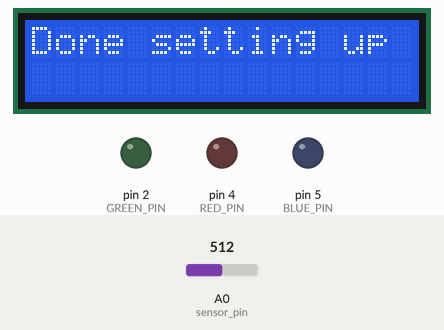
The sketch below on a simulated Arduino Uno, built with avr-gcc and run on an emulated ATmega328P. Shown: 16×2 character LCD, output pins drawn as LEDs (lit = HIGH). The test bench sets the inputs (shaded band); at power-on: A0 (sensor_pin) = 512. Pins used as bus, display or sensor lines are not drawn; what the sketch prints to the serial monitor is not drawn.

Above: at 0.1 s.
At 15.1 s:
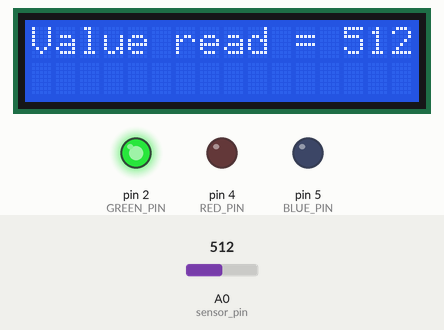
At 16.1 s:
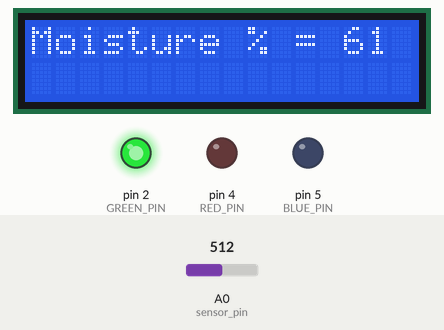
At 26.1 s:
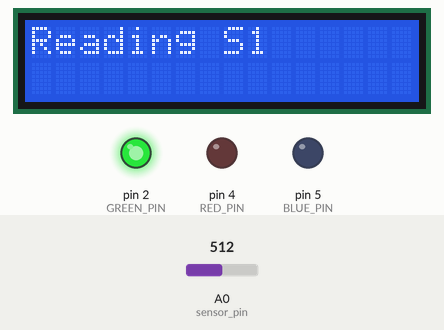
At 31.2 s:
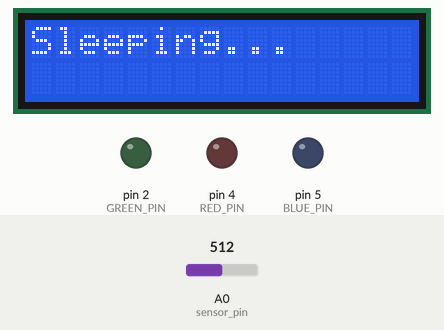
At 36.2 s:
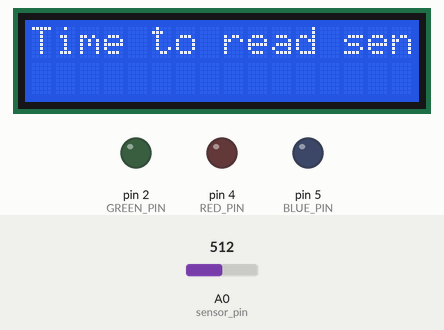
Timing chart, 0 to 38.6 s (numbered marks = the images above):
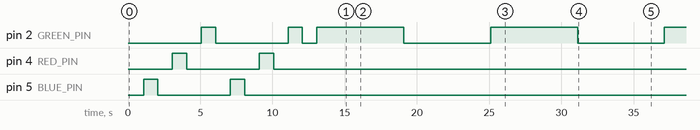

The sketch:

soil_moisture_sensor_v1.ino
```cpp
/*
 * Soil moisture sensor program
 * Kevin Orey
 */

#include <LiquidCrystal.h>

//Defines for lcd screen
#define db7 6
#define db6 7
#define db5 8
#define db4 9
#define rs 12
#define en 11

LiquidCrystal lcd(rs,en,db4,db5,db6,db7);

#define sensor_pin A0
int output_value;

/*
 * Use defines to save 4 bytes of int
 */
#define RED_PIN 4
#define BLUE_PIN 5
#define GREEN_PIN 2
#define MOISTURE_SENSOR_1 3
#define NO_MOISTURE 1003
#define SATURATED_SOIL 200
#define NEED_TO_WATER_LEVEL 50

#define SLEEP_TIME 5000
#define LCD_SLEEP_TIME 1000

void setup() {

  //Setup lcd screen
  lcd.begin(16,2);
  lcd.print("Starting program");

  //Setting up serial to port 9600 to help get println for debug
  Serial.begin(9600);

  Serial.println(F("Setting up pins"));

  //Setting up pin 5 for blue led
  pinMode(BLUE_PIN, OUTPUT);

  //Setting up pin 4 for red led
  pinMode(RED_PIN, OUTPUT);

  //Setting up pin 3 for moisture sensor power
  pinMode(MOISTURE_SENSOR_1, OUTPUT);

  //Setting up pin 2 for green led
  pinMode(GREEN_PIN, OUTPUT);

  //Setting up pin A0 for analog moisture sensor reading
  pinMode(sensor_pin, INPUT);

  //Turning off all by default
  digitalWrite(BLUE_PIN, LOW);
  digitalWrite(RED_PIN, LOW);
  digitalWrite(MOISTURE_SENSOR_1, LOW);
  digitalWrite(GREEN_PIN, LOW);


  Serial.println(F("Done setting up pins"));

  lcd.clear();
  lcd.print("Done setting up pins");

}

int count = 0;

int startCounter = 0;

void loop() {
  // put your main code here, to run repeatedly:

  if ( startCounter == 0 )
  {
    lcd.print("Starting program");
    delay(LCD_SLEEP_TIME);
    lcd.clear();

    Serial.println(F("Starting of program"));
    startCounter++;
  }

  while ( count < 2)
  {
    Serial.println(F("In while loop for lights"));

    digitalWrite(BLUE_PIN, HIGH);
    delay(1000);

    digitalWrite(BLUE_PIN, LOW);
    delay(1000);

    digitalWrite(RED_PIN, HIGH);
    delay(1000);

    digitalWrite(RED_PIN, LOW);
    delay(1000);

    digitalWrite(GREEN_PIN, HIGH);
    delay(1000);

    digitalWrite(GREEN_PIN, LOW);
    delay(1000);

    count++;
  }

  Serial.println(F("Setting digital pin 3 high"));

  //Turn of green led light to indicate a read is taking place
  digitalWrite(GREEN_PIN, HIGH);

  //Turning on moisture sensor power
  digitalWrite(MOISTURE_SENSOR_1, HIGH);
  delay(1000);

  lcd.print("Reading S1");
  delay(LCD_SLEEP_TIME);
  lcd.clear();

  //Read moisture sensor from analog pin
  output_value = analogRead(sensor_pin);
  Serial.print("Value read = ");
  Serial.println(output_value);

  lcd.print("Value read = ");
  lcd.print(output_value);
  delay(LCD_SLEEP_TIME);
  lcd.clear();

  //If we get an invalid signal need to turn on red light to indicate an error has occurred
  if ( output_value > NO_MOISTURE )
  {
    Serial.print("INVALID VALUE READ FROM SOIL MOISTURE SENSOR.  VALUE = ");
    Serial.print(output_value);
    digitalWrite(RED_PIN, HIGH);
    delay(SLEEP_TIME);

    digitalWrite(RED_PIN, LOW);
  }
  else
  {

    //Map read value to % of moisture
    output_value = map(output_value, NO_MOISTURE, SATURATED_SOIL, 0, 100);
    Serial.print("Moisture % = ");
    Serial.println(output_value);

    //display values on lcd
    lcd.print("Moisture % = ");
    lcd.print(output_value);
    delay(2000);
    lcd.clear();

    //Turn off moisture power sensor
    digitalWrite(MOISTURE_SENSOR_1, LOW);
    delay(1000);

    //Turn off red light
    digitalWrite(GREEN_PIN, LOW);

    //Check to see if we need to water or not
    //if less than NEED_TO_WATER_LEVEL turn on blue light to indicate water is needed
    if ( output_value < NEED_TO_WATER_LEVEL )
    {
      Serial.println(F("Time to water"));
      digitalWrite(BLUE_PIN, HIGH);

      lcd.print("Time to water!!");
      delay(SLEEP_TIME);

      lcd.clear();

      digitalWrite(BLUE_PIN, LOW);
    }
  }

  //Time to wait until next read of moisture sensor
  lcd.print("Sleeping...");
  delay(SLEEP_TIME);

  lcd.clear();
  lcd.print("Time to read sensors");

  delay(LCD_SLEEP_TIME);
  lcd.clear();

}
```

Measured:
- by itself, pin 2 (GREEN_PIN): LOW → HIGH at 5.1 s, → LOW 1.0 s later, → HIGH 5.0 s later, → LOW 1.0 s later, … (9 changes in this stretch)
- by itself, pin 4 (RED_PIN), pin 5 (BLUE_PIN): alternates HIGH for 1.0 s and LOW for 5.0 s, 4 changes in all, then stays LOW
- what the display in image 1 shows lasts 1.0 s, from 15.1 s to 16.1 s
- what the display in image 2 shows lasts 2.0 s, from 16.1 s to 18.1 s
- what the display in image 4 shows lasts 5.0 s, from 31.1 s to 36.1 s
